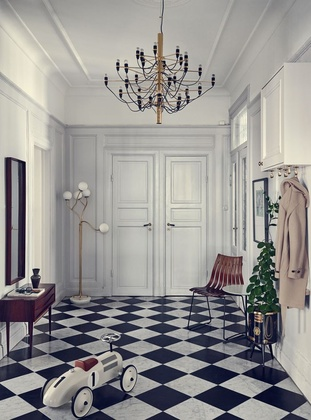
%> input picture lib/antechamber.jpg, 311 x 420 px, shrunk from 700 x 945 before the run
$ octave --eval "result = get_foreground_new(imread('lib/antechamber.jpg'));"   (GNU Octave 9; MATLAB toolbox functions it lacks are replaced by stand-ins)
%> lines starting %> are read from the running program, lines starting %| are printed output that depends on the picture; in (x1, y1, x2, y2) boxes, pixels count from 0 and x2, y2 are one past the last pixel; in counts of white or black regions, pixels touching at a corner belong together; the program's own positions count from 1
### get_mask.m
% build the mask
function a=get_mask(a,p0,p1)

a(p0(1),p0(2))=1;
a(p1(1),p1(2))=1;
dis=p1-p0;
gap=((-1).^double(dis<0));
absdis=abs(dis);
more=max(absdis);
less=min(absdis);

if absdis(1)>=absdis(2)
    dir1=[gap(1),0];
    dir2=[0,gap(2)];
else
    dir2=[gap(1),0];
    dir1=[0,gap(2)];
end

lmp=less/more;
i=0;j=0;
while i<more
    p0=p0+dir1;
    a(p0(1),p0(2))=1;
    i=i+1;
 if i<more
        p1=p1-dir1;
        a(p1(1),p1(2))=1;
        i=i+1;
    end
 if j/i<lmp
        if j<less
            p0=p0+dir2;
            a(p0(1),p0(2))=1;
            j=j+1;
        end
        if j<less
           p1=p1-dir2;
            a(p1(1),p1(2))=1;
            j=j+1;
        end
    end
end

end

### repair.m
function Repaired = repair(A, method, gapValue)
%   method - one of the interpolation methods defined for Matlab's builtin
%   funtction fillmissing():
%      'previous'  - Previous non-missing entry.
%      'next'      - Next non-missing entry.
%      'nearest'   - Nearest non-missing entry.
%      'linear'    - Linear interpolation of non-missing entries.
%      'spline'    - Piecewise cubic spline interpolation.
%      'pchip'     - Shape-preserving piecewise cubic spline interpolation.

if isa(A, 'uint8')
    A = double(A);
end
Repaired = A;

[~,k] = size(gapValue);
% If all the gapValue values are the same, reduce it to 1 for better
% efficiency:
if k == 3 && gapValue(1) == gapValue(2) && gapValue(2) == gapValue(3)
    gapValue(3) = [];
    gapValue(2) = [];
    [~,k] = size(gapValue);
end
% Replacing gap values with NaNs so that A may be used with Matlab's
% fillmissing() function:
if ~isnan(gapValue)
    if k == 1
        %A(A == gapValue) = NaN;
        temp = (A == gapValue);
        temp = temp(:,:,1) .* temp(:,:,2) .* temp(:,:,3);
    else % i.e. if k == 3
        temp1 = A(:,:,1) == gapValue(1);
        temp2 = A(:,:,2) == gapValue(2);
        temp3 = A(:,:,3) == gapValue(3);
        temp = temp1 .* temp2 .* temp3;
    end
    [row, col] =  find(temp);
    linearidx = [sub2ind(size(A), row, col, ones([length(row),1])) ;
            sub2ind(size(A), row, col, ones([length(row),1])*2) ;
            sub2ind(size(A), row, col, ones([length(row),1])*3)];
    A(linearidx) = NaN;
end
temp1 = fillmissing(A, method, 1);
temp2 = fillmissing(A, method, 2);
A = (temp1 + temp2)/2;

[m,n,~] = size(A);
if k == 1
    for a = 1:m
        for b = 1:n
            if Repaired(a,b,:) == [gapValue gapValue gapValue]
                Repaired(a,b,:) = A(a,b,:);
            end
        end
    end
else % i.e. if k == 3
     for a = 1:m
        for b = 1:n
            if Repaired(a,b,:) == gapValue
                Repaired(a,b,:) = A(a,b,:);
            end
        end
    end
end

Repaired= uint8(Repaired);

end %fillmissingrgb

### get_foreground_new.m
function [foreground,im2] = get_foreground_new(im)
% this function helps the user to get the foreground
[X,Y,D]=size(im);
%> X = 420; Y = 311; D = 3
figure('Name','please cut off the foreground','NumberTitle','off');
%imshow(im);
k=1;
p=[];
flag = 1;
% begin to choosing the point
x = X/2;
%> x = 210
y = Y/2;
%> y = 155.5
if flag ==1
    p(k,1:2)=round([x,y]); % change the position
end
p(k+1,1:2) = round([x,y]);

mask=zeros(X,Y);
for i=1:k
    if i<k
        mask=get_mask(mask,p(i,:),p(i+1,:)); % Connect all points in sequence
    else
        mask=get_mask(mask,p(i,:),p(1,:)); % End is connected to the starting point
    end
end
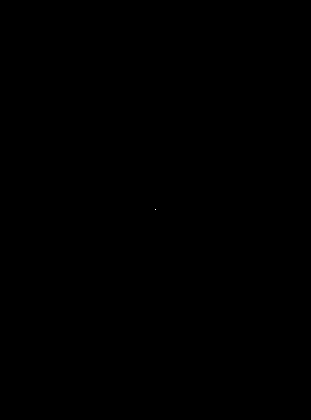
%> mask: size 420x311 double; values 0 (black) and 1 (white), 0% white in thin lines or dots, all inside (x1, y1, x2, y2) = (155, 209, 156, 210)

% filling
mask=imfill(mask,'hole');
mask2=-1*(mask-1);

% check the im
if D>1
   mask=cat(3,mask,mask,mask);
end

% get the object
foreground = uint8(255.*mask.*im);
% try to fill the im
im2=im2uint8(im)-foreground;
im2= repair(im2, 'nearest', 0);
%> in repair, `[row, col] =  find(temp);`: row = 210; col = 156
%> in repair, `A(linearidx) = NaN;`: A: size 420x311x3 double; 0% of the values are NaN or infinite; the others: min 0, max 255, mean 148.5
foreground = foreground+uint8(255.*mask2);
%> foreground: size 420x311x3 uint8; every value is 255
close;

end
